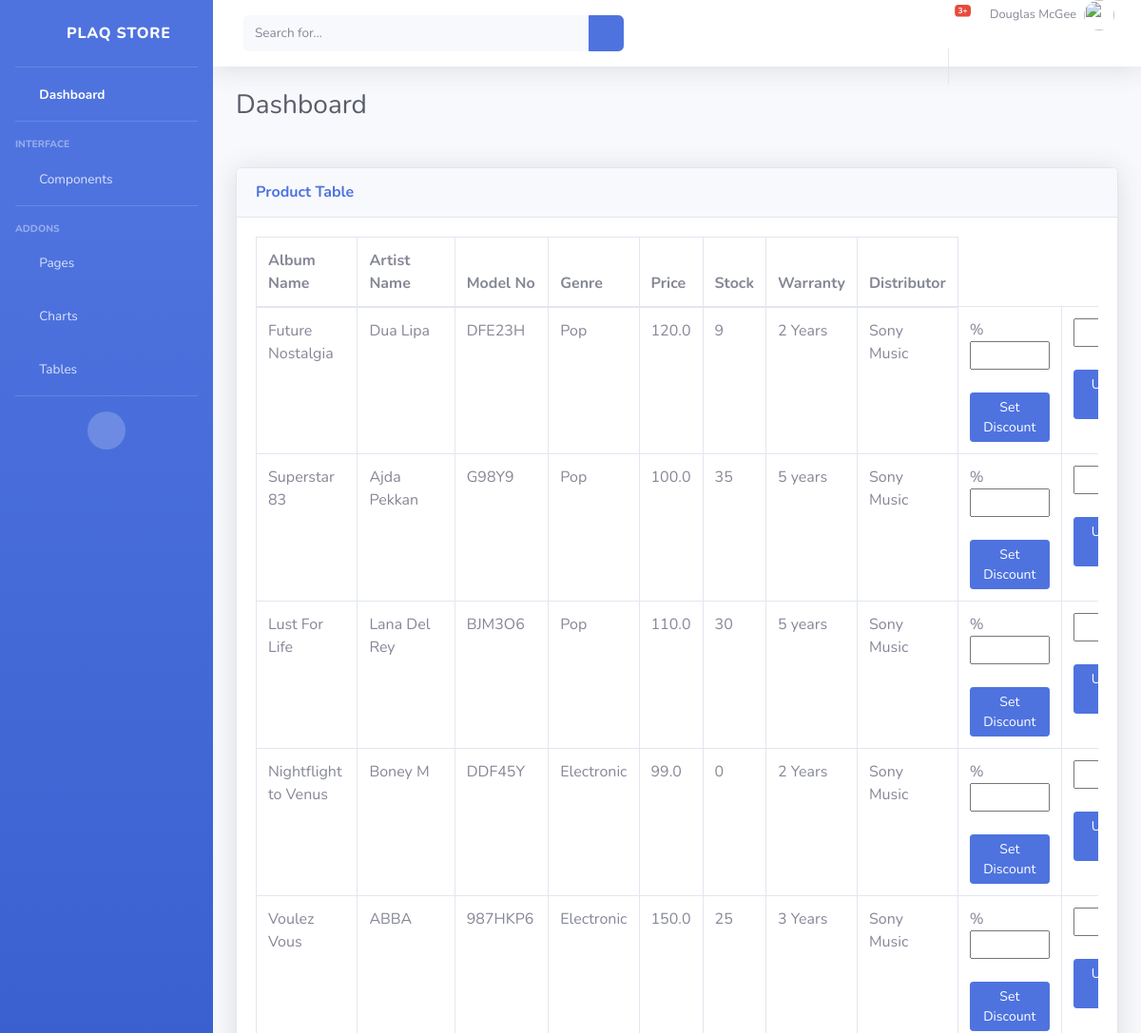
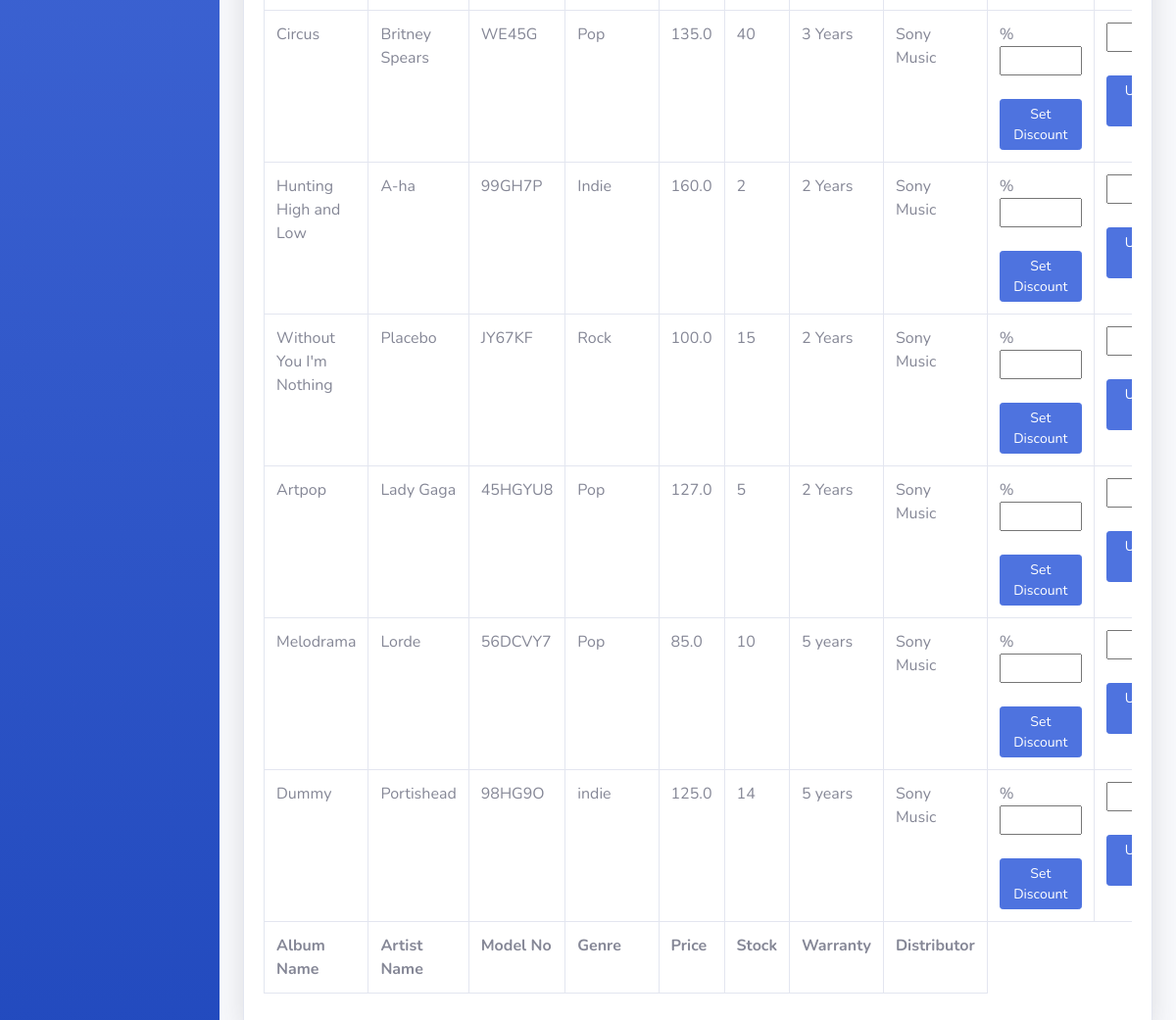
Screenshot of /sales-manager/ with the database file from the repository (2 pictures, top to bottom).
### store/models.py (models this page shows, shortened)
class Product(models.Model):
    model_no = models.CharField(max_length=200, blank=True, null=True)
    album_name = models.CharField(max_length=200, blank=False)
    artist_name = models.CharField(max_length=200, blank=False)
    description = models.CharField(max_length=500, blank=True, null=True)
    genre = models.CharField(max_length=200, blank=True, null=True)
    warranty = models.CharField(max_length=200, blank=True, null=True)
    distributor = models.CharField(max_length=200, blank=True, null=True)
    price = models.FloatField()
    stock = models.IntegerField(default=0, null=True, blank=True)
    onDiscount = models.BooleanField(default= False)
    image = models.ImageField(blank=True, null=True)

### sales_manager/views.py (the view)
# urls.py: path('sales-manager/', sales_mg.salesManager, name='sales-manager'),
def salesManager(request):
    products = Product.objects.all()
    context={'products': products}
    print("ZAAAAAAAAAA")
    return render(request, "sales_manager/sales-manager.html", context)

### sales_manager/templates/sales_manager/sales-manager.html (shortened to what this page needs)
{% include 'sales_manager/sales_manager_base.html' %}
{% load static %}
{%block content%}
<div class="card shadow mb-4">
    <div class="card-header py-3">
        <h6 class="m-0 font-weight-bold text-primary">Product Table</h6>
    </div>
    <div class="card-body">
        <div class="table-responsive">
            <table class="table table-bordered" id="dataTable" width="100%" cellspacing="0">
                <thead>
                    <tr>
                        <th>Album Name</th>
                        <th>Artist Name</th>
                        <th>Model No</th>
                        <th>Genre</th>
                        <th>Price</th>
                        <th>Stock</th>
                        <th>Warranty</th>
                        <th>Distributor</th>
                    </tr>
                </thead>
                <tfoot>
                    <tr>
                        <th>Album Name</th>
                        <th>Artist Name</th>
                        <th>Model No</th>
                        <th>Genre</th>
                        <th>Price</th>
                        <th>Stock</th>
                        <th>Warranty</th>
                        <th>Distributor</th>
                    </tr>
                </tfoot>
                <tbody>
                    {% for product in products %}
                    <tr>
                        <td>{{product.album_name}}</td>
                        <td>{{product.artist_name}}</td>
                        <td>{{product.model_no}}</td>
                        <td>{{product.genre}}</td>
                        <td>{{product.price}}</td>
                        <td>{{product.stock}}</td>
                        <td>{{product.warranty}}</td>
                        <td>{{product.distributor}}</td>
                        <form action = "/price-discount/" method='POST'>
                        <td>% <input name="discount" type = "text" href="" size="7" >
                            <button   data- type="submit" class="btn btn-sm btn-primary" href="">Set Discount </button></td>
                        </form>
                        <form action = "/price-update/" method='POST'>
                        <td><input name = "price" type = "text" href="" size="7">
                            <button   data- type="submit" class="btn btn-sm btn-primary" href="">Update Price </button></td>
                        </form>
                    </tr>
                    {% endfor %}
                </tbody>
            </table>
        </div>
    </div>
</div>
{%endblock content %}

### rows the page displays
Product: album_name "Future Nostalgia", artist_name "Dua Lipa", model_no "DFE23H", genre "Pop", price "120.0", stock "9", warranty "2 Years", distributor "Sony Music"
Product: album_name "Superstar 83", artist_name "Ajda Pekkan", model_no "G98Y9", genre "Pop", price "100.0", stock "35", warranty "5 years", distributor "Sony Music"
Product: album_name "Lust For Life", artist_name "Lana Del Rey", model_no "BJM3O6", genre "Pop", price "110.0", stock "30", warranty "5 years", distributor "Sony Music"
Product: album_name "Nightflight to Venus", artist_name "Boney M", model_no "DDF45Y", genre "Electronic", price "99.0", stock "0", warranty "2 Years", distributor "Sony Music"
Product: album_name "Voulez Vous", artist_name "ABBA", model_no "987HKP6", genre "Electronic", price "150.0", stock "25", warranty "3 Years", distributor "Sony Music"
Product: album_name "Circus", artist_name "Britney Spears", model_no "WE45G", genre "Pop", price "135.0", stock "40", warranty "3 Years", distributor "Sony Music"
Product: album_name "Hunting High and Low", artist_name "A-ha", model_no "99GH7P", genre "Indie", price "160.0", stock "2", warranty "2 Years", distributor "Sony Music"
Product: album_name "Without You I'm Nothing", artist_name "Placebo", model_no "JY67KF", genre "Rock", price "100.0", stock "15", warranty "2 Years", distributor "Sony Music"
Product: album_name "Artpop", artist_name "Lady Gaga", model_no "45HGYU8", genre "Pop", price "127.0", stock "5", warranty "2 Years", distributor "Sony Music"
Product: album_name "Melodrama", artist_name "Lorde", model_no "56DCVY7", genre "Pop", price "85.0", stock "10", warranty "5 years", distributor "Sony Music"
Product: album_name "Dummy", artist_name "Portishead", model_no "98HG9O", genre "indie", price "125.0", stock "14", warranty "5 years", distributor "Sony Music"
